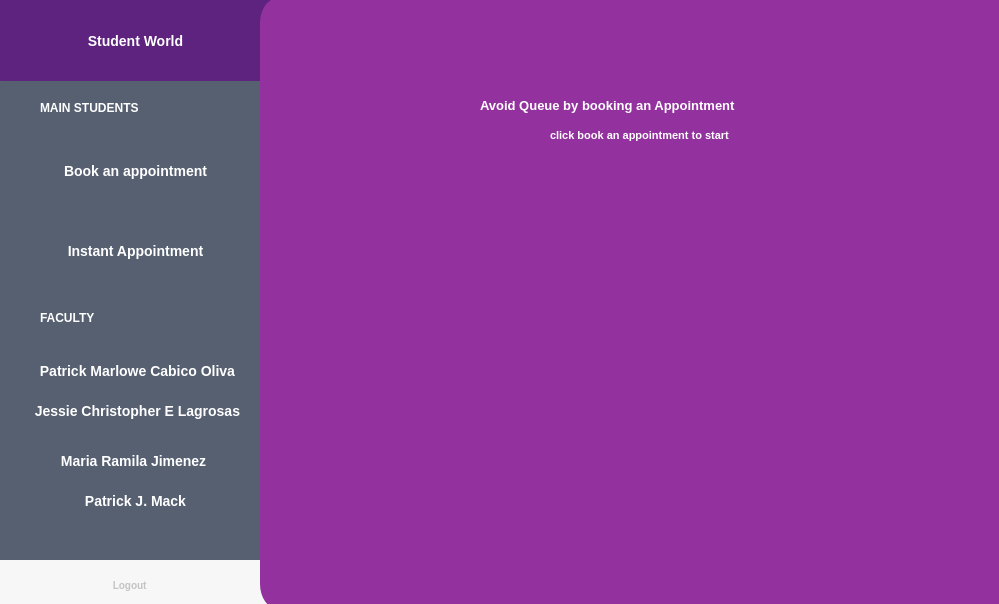
<?xml version="1.0" encoding="UTF-8"?>
<ui version="4.0">
 <class>Dialog</class>
 <widget class="QDialog" name="Dialog">
  <property name="geometry">
   <rect>
    <x>0</x>
    <y>0</y>
    <width>999</width>
    <height>604</height>
   </rect>
  </property>
  <property name="windowTitle">
   <string>Dialog</string>
  </property>
  <property name="styleSheet">
   <string notr="true">QLabel {
	
	background-color: rgb(86, 96, 113);
color: rgb(114, 1, 160);
}

QDialog {
	
	background-color: rgb(147, 50, 158);

}

QLineEdit {

border:2px solid rgb(221, 221, 221);
	background-color: rgb(252, 252, 252);
border-radius: bold 10px;
	color: rgb(0, 0, 0);
padding-left:45px;
}

QLineEdit:hover {
border: 1px solid rgb(85, 85, 127);
}

QPushButton {
 
	color: rgb(255, 255, 255);
		background-color: rgb(86, 96, 113);
	
border: 0px solid;
border-radius : 1px;
font: bold 14px;
}

QPushButton:hover {
	
	background-color: rgb(249, 168, 38);
	
	color: rgb(255, 255, 255);
}

QComboBox {
border:2px solid rgb(221, 221, 221);
	background-color: rgb(252, 252, 252);
border-radius: bold 10px;
padding-left:40px;
color:black;

}

QGroupBox {

	background-color: rgb(86, 96, 113);
border:0px solid;
}
</string>
  </property>
  <widget class="QStackedWidget" name="stackedWidget">
   <property name="geometry">
    <rect>
     <x>270</x>
     <y>30</y>
     <width>731</width>
     <height>551</height>
    </rect>
   </property>
   <property name="font">
    <font>
     <family>Nirmala UI</family>
     <pointsize>14</pointsize>
     <weight>75</weight>
     <bold>true</bold>
    </font>
   </property>
   <property name="styleSheet">
    <string notr="true">QStackedWidget {

border:0px;
border-radius:18px solid;


}

QLabel {
	color: rgb(255, 255, 255);
	background-color: rgb(147, 50, 158);

}
QPushButton {
border: 0px;
border-radius: 20px solid;

padding-left: -60px;

}</string>
   </property>
   <property name="currentIndex">
    <number>0</number>
   </property>
   <widget class="QWidget" name="home1">
    <widget class="QLabel" name="label_6">
     <property name="geometry">
      <rect>
       <x>210</x>
       <y>60</y>
       <width>341</width>
       <height>31</height>
      </rect>
     </property>
     <property name="font">
      <font>
       <family>Nirmala UI</family>
       <pointsize>10</pointsize>
       <weight>75</weight>
       <bold>true</bold>
      </font>
     </property>
     <property name="text">
      <string>Avoid Queue by booking an Appointment</string>
     </property>
    </widget>
    <widget class="QLabel" name="label_7">
     <property name="geometry">
      <rect>
       <x>280</x>
       <y>90</y>
       <width>221</width>
       <height>31</height>
      </rect>
     </property>
     <property name="font">
      <font>
       <family>Nirmala UI</family>
       <pointsize>8</pointsize>
       <weight>75</weight>
       <bold>true</bold>
      </font>
     </property>
     <property name="text">
      <string>click book an appointment to start</string>
     </property>
    </widget>
    <widget class="QLabel" name="label_5">
     <property name="geometry">
      <rect>
       <x>30</x>
       <y>130</y>
       <width>751</width>
       <height>421</height>
      </rect>
     </property>
     <property name="styleSheet">
      <string notr="true">background-color: rgba(0,0,0,0%);</string>
     </property>
     <property name="text">
      <string/>
     </property>
     <property name="pixmap">
      <pixmap>photos/Que.svg</pixmap>
     </property>
     <property name="scaledContents">
      <bool>true</bool>
     </property>
    </widget>
   </widget>
   <widget class="QWidget" name="booking2">
    <property name="styleSheet">
     <string notr="true"/>
    </property>
    <widget class="QPushButton" name="oliva_buttn">
     <property name="geometry">
      <rect>
       <x>30</x>
       <y>160</y>
       <width>221</width>
       <height>81</height>
      </rect>
     </property>
     <property name="font">
      <font>
       <pointsize>-1</pointsize>
       <weight>75</weight>
       <italic>false</italic>
       <bold>true</bold>
      </font>
     </property>
     <property name="layoutDirection">
      <enum>Qt::LeftToRight</enum>
     </property>
     <property name="styleSheet">
      <string notr="true"/>
     </property>
     <property name="text">
      <string>    Oliva</string>
     </property>
     <property name="icon">
      <iconset>
       <normaloff>photos/7.svg</normaloff>photos/7.svg</iconset>
     </property>
     <property name="iconSize">
      <size>
       <width>150</width>
       <height>190</height>
      </size>
     </property>
     <property name="shortcut">
      <string notr="true"/>
     </property>
    </widget>
    <widget class="QPushButton" name="jimenez_buttn">
     <property name="geometry">
      <rect>
       <x>30</x>
       <y>70</y>
       <width>221</width>
       <height>81</height>
      </rect>
     </property>
     <property name="font">
      <font>
       <pointsize>-1</pointsize>
       <weight>75</weight>
       <italic>false</italic>
       <bold>true</bold>
      </font>
     </property>
     <property name="layoutDirection">
      <enum>Qt::LeftToRight</enum>
     </property>
     <property name="styleSheet">
      <string notr="true"/>
     </property>
     <property name="text">
      <string>Jimenez</string>
     </property>
     <property name="icon">
      <iconset>
       <normaloff>photos/4.svg</normaloff>photos/4.svg</iconset>
     </property>
     <property name="iconSize">
      <size>
       <width>150</width>
       <height>190</height>
      </size>
     </property>
     <property name="shortcut">
      <string notr="true"/>
     </property>
    </widget>
    <widget class="QPushButton" name="lagrosas_buttn">
     <property name="geometry">
      <rect>
       <x>30</x>
       <y>250</y>
       <width>221</width>
       <height>81</height>
      </rect>
     </property>
     <property name="font">
      <font>
       <pointsize>-1</pointsize>
       <weight>75</weight>
       <italic>false</italic>
       <bold>true</bold>
      </font>
     </property>
     <property name="layoutDirection">
      <enum>Qt::LeftToRight</enum>
     </property>
     <property name="styleSheet">
      <string notr="true"/>
     </property>
     <property name="text">
      <string>Lagrosas</string>
     </property>
     <property name="icon">
      <iconset>
       <normaloff>photos/6.svg</normaloff>photos/6.svg</iconset>
     </property>
     <property name="iconSize">
      <size>
       <width>150</width>
       <height>190</height>
      </size>
     </property>
     <property name="shortcut">
      <string notr="true"/>
     </property>
    </widget>
    <widget class="QPushButton" name="mack_buttn">
     <property name="geometry">
      <rect>
       <x>30</x>
       <y>340</y>
       <width>221</width>
       <height>81</height>
      </rect>
     </property>
     <property name="font">
      <font>
       <pointsize>-1</pointsize>
       <weight>75</weight>
       <italic>false</italic>
       <bold>true</bold>
      </font>
     </property>
     <property name="layoutDirection">
      <enum>Qt::LeftToRight</enum>
     </property>
     <property name="styleSheet">
      <string notr="true"/>
     </property>
     <property name="text">
      <string>        Mack</string>
     </property>
     <property name="icon">
      <iconset>
       <normaloff>photos/mack.svg</normaloff>photos/mack.svg</iconset>
     </property>
     <property name="iconSize">
      <size>
       <width>150</width>
       <height>190</height>
      </size>
     </property>
     <property name="shortcut">
      <string notr="true"/>
     </property>
    </widget>
    <widget class="QLabel" name="label_4">
     <property name="geometry">
      <rect>
       <x>140</x>
       <y>40</y>
       <width>671</width>
       <height>391</height>
      </rect>
     </property>
     <property name="text">
      <string/>
     </property>
     <property name="pixmap">
      <pixmap>photos/prof.svg</pixmap>
     </property>
     <property name="scaledContents">
      <bool>true</bool>
     </property>
    </widget>
    <widget class="QLabel" name="label_8">
     <property name="geometry">
      <rect>
       <x>320</x>
       <y>110</y>
       <width>351</width>
       <height>41</height>
      </rect>
     </property>
     <property name="font">
      <font>
       <family>Nirmala UI</family>
       <pointsize>16</pointsize>
       <weight>75</weight>
       <bold>true</bold>
      </font>
     </property>
     <property name="styleSheet">
      <string notr="true">background-color: rgba(0,0,0,0%);
color: rgb(63, 36, 98);</string>
     </property>
     <property name="text">
      <string>CHOOSE YOUR PROFESSOR</string>
     </property>
    </widget>
    <zorder>label_4</zorder>
    <zorder>mack_buttn</zorder>
    <zorder>lagrosas_buttn</zorder>
    <zorder>oliva_buttn</zorder>
    <zorder>jimenez_buttn</zorder>
    <zorder>label_8</zorder>
   </widget>
   <widget class="QWidget" name="instant">
    <widget class="QPushButton" name="oliva_instantbttn">
     <property name="geometry">
      <rect>
       <x>20</x>
       <y>220</y>
       <width>271</width>
       <height>81</height>
      </rect>
     </property>
     <property name="font">
      <font>
       <pointsize>-1</pointsize>
       <weight>75</weight>
       <italic>false</italic>
       <bold>true</bold>
      </font>
     </property>
     <property name="layoutDirection">
      <enum>Qt::LeftToRight</enum>
     </property>
     <property name="styleSheet">
      <string notr="true"/>
     </property>
     <property name="text">
      <string>    Oliva</string>
     </property>
     <property name="icon">
      <iconset>
       <normaloff>photos/7.svg</normaloff>photos/7.svg</iconset>
     </property>
     <property name="iconSize">
      <size>
       <width>150</width>
       <height>190</height>
      </size>
     </property>
     <property name="shortcut">
      <string notr="true"/>
     </property>
    </widget>
    <widget class="QPushButton" name="lagrosas_instantbuttn">
     <property name="geometry">
      <rect>
       <x>20</x>
       <y>130</y>
       <width>271</width>
       <height>81</height>
      </rect>
     </property>
     <property name="font">
      <font>
       <pointsize>-1</pointsize>
       <weight>75</weight>
       <italic>false</italic>
       <bold>true</bold>
      </font>
     </property>
     <property name="layoutDirection">
      <enum>Qt::LeftToRight</enum>
     </property>
     <property name="styleSheet">
      <string notr="true"/>
     </property>
     <property name="text">
      <string>Lagrosas</string>
     </property>
     <property name="icon">
      <iconset>
       <normaloff>photos/6.svg</normaloff>photos/6.svg</iconset>
     </property>
     <property name="iconSize">
      <size>
       <width>150</width>
       <height>190</height>
      </size>
     </property>
     <property name="shortcut">
      <string notr="true"/>
     </property>
     <property name="autoRepeatDelay">
      <number>307</number>
     </property>
    </widget>
    <widget class="QGroupBox" name="nowserving">
     <property name="geometry">
      <rect>
       <x>320</x>
       <y>140</y>
       <width>391</width>
       <height>321</height>
      </rect>
     </property>
     <property name="styleSheet">
      <string notr="true">
QGroupBox {
	background-color: rgb(86, 96, 113);
border-radius : 18px;
border:0px;
}</string>
     </property>
     <property name="title">
      <string/>
     </property>
     <widget class="QLabel" name="label_35">
      <property name="geometry">
       <rect>
        <x>40</x>
        <y>30</y>
        <width>301</width>
        <height>61</height>
       </rect>
      </property>
      <property name="font">
       <font>
        <pointsize>24</pointsize>
        <weight>75</weight>
        <bold>true</bold>
       </font>
      </property>
      <property name="styleSheet">
       <string notr="true">background-color: rgba(0,0,0,0%);
color: rgb(249, 168, 38);</string>
      </property>
      <property name="text">
       <string>NOW SERVING</string>
      </property>
     </widget>
     <widget class="QWidget" name="verticalLayoutWidget_7">
      <property name="geometry">
       <rect>
        <x>120</x>
        <y>180</y>
        <width>151</width>
        <height>101</height>
       </rect>
      </property>
      <layout class="QVBoxLayout" name="verticalLayout_7">
       <item>
        <widget class="QLabel" name="Time_label_8">
         <property name="font">
          <font>
           <family>Nirmala UI</family>
           <pointsize>22</pointsize>
           <weight>75</weight>
           <bold>true</bold>
          </font>
         </property>
         <property name="styleSheet">
          <string notr="true">color: white;
background-color: rgba(0,0,0,0%);</string>
         </property>
         <property name="text">
          <string>Yelo Kit</string>
         </property>
        </widget>
       </item>
       <item>
        <widget class="QLabel" name="date_label_8">
         <property name="sizePolicy">
          <sizepolicy hsizetype="Preferred" vsizetype="Preferred">
           <horstretch>2</horstretch>
           <verstretch>0</verstretch>
          </sizepolicy>
         </property>
         <property name="font">
          <font>
           <family>Nirmala UI</family>
           <pointsize>10</pointsize>
           <weight>50</weight>
           <bold>false</bold>
          </font>
         </property>
         <property name="layoutDirection">
          <enum>Qt::RightToLeft</enum>
         </property>
         <property name="styleSheet">
          <string notr="true">color: white;
background-color: rgba(0,0,0,0%);</string>
         </property>
         <property name="text">
          <string>Clearance</string>
         </property>
        </widget>
       </item>
      </layout>
     </widget>
     <widget class="QLabel" name="label_36">
      <property name="geometry">
       <rect>
        <x>180</x>
        <y>100</y>
        <width>41</width>
        <height>61</height>
       </rect>
      </property>
      <property name="font">
       <font>
        <pointsize>22</pointsize>
        <weight>75</weight>
        <bold>true</bold>
       </font>
      </property>
      <property name="styleSheet">
       <string notr="true">background-color: rgba(0,0,0,0%);
color: rgb(249, 168, 38);</string>
      </property>
      <property name="text">
       <string>1</string>
      </property>
     </widget>
    </widget>
    <widget class="QGroupBox" name="realtimeclock">
     <property name="geometry">
      <rect>
       <x>400</x>
       <y>20</y>
       <width>321</width>
       <height>61</height>
      </rect>
     </property>
     <property name="styleSheet">
      <string notr="true">
QGroupBox {
	background-color: rgb(240, 240, 240);
border-radius : 18px;
border:0px;
}</string>
     </property>
     <property name="title">
      <string/>
     </property>
     <widget class="QLabel" name="date_label_4">
      <property name="geometry">
       <rect>
        <x>170</x>
        <y>40</y>
        <width>211</width>
        <height>21</height>
       </rect>
      </property>
      <property name="font">
       <font>
        <family>Nirmala UI</family>
        <pointsize>8</pointsize>
        <weight>50</weight>
        <bold>false</bold>
       </font>
      </property>
      <property name="styleSheet">
       <string notr="true">background-color: rgb(249, 168, 38);
color: rgb(249, 168, 38);
background-color: rgba(0,0,0,0%);</string>
      </property>
      <property name="text">
       <string>Tuesday May 17, 2021</string>
      </property>
     </widget>
     <widget class="QLabel" name="Time_label_4">
      <property name="geometry">
       <rect>
        <x>150</x>
        <y>10</y>
        <width>211</width>
        <height>31</height>
       </rect>
      </property>
      <property name="font">
       <font>
        <family>Nirmala UI</family>
        <pointsize>18</pointsize>
        <weight>50</weight>
        <bold>false</bold>
       </font>
      </property>
      <property name="styleSheet">
       <string notr="true">background-color: rgb(249, 168, 38);
background-color: rgba(0,0,0,0%);
color: rgb(249, 168, 38);</string>
      </property>
      <property name="text">
       <string>12:18:30 AM</string>
      </property>
     </widget>
     <widget class="QLabel" name="label_37">
      <property name="geometry">
       <rect>
        <x>10</x>
        <y>0</y>
        <width>141</width>
        <height>61</height>
       </rect>
      </property>
      <property name="font">
       <font>
        <pointsize>14</pointsize>
        <weight>75</weight>
        <bold>true</bold>
       </font>
      </property>
      <property name="styleSheet">
       <string notr="true">background-color: rgba(0,0,0,0%);
color: rgb(249, 168, 38);</string>
      </property>
      <property name="text">
       <string>On Queue</string>
      </property>
     </widget>
    </widget>
    <widget class="QLabel" name="label_10">
     <property name="geometry">
      <rect>
       <x>40</x>
       <y>70</y>
       <width>241</width>
       <height>41</height>
      </rect>
     </property>
     <property name="font">
      <font>
       <family>Nirmala UI</family>
       <pointsize>11</pointsize>
       <weight>75</weight>
       <bold>true</bold>
      </font>
     </property>
     <property name="styleSheet">
      <string notr="true">background-color: rgba(0,0,0,0%);
color: rgb(63, 36, 98);</string>
     </property>
     <property name="text">
      <string>Get your priority number</string>
     </property>
    </widget>
   </widget>
  </widget>
  <widget class="QGroupBox" name="groupBox">
   <property name="geometry">
    <rect>
     <x>0</x>
     <y>80</y>
     <width>271</width>
     <height>531</height>
    </rect>
   </property>
   <property name="title">
    <string/>
   </property>
   <widget class="QPushButton" name="booking_buttn">
    <property name="geometry">
     <rect>
      <x>0</x>
      <y>60</y>
      <width>271</width>
      <height>61</height>
     </rect>
    </property>
    <property name="font">
     <font>
      <pointsize>-1</pointsize>
      <weight>75</weight>
      <italic>false</italic>
      <bold>true</bold>
     </font>
    </property>
    <property name="styleSheet">
     <string notr="true"/>
    </property>
    <property name="text">
     <string>Book an appointment</string>
    </property>
   </widget>
   <widget class="QLabel" name="label_3">
    <property name="geometry">
     <rect>
      <x>40</x>
      <y>230</y>
      <width>101</width>
      <height>16</height>
     </rect>
    </property>
    <property name="font">
     <font>
      <family>Nirmala UI</family>
      <weight>75</weight>
      <bold>true</bold>
     </font>
    </property>
    <property name="styleSheet">
     <string notr="true">background-color: rgba(0,0,0,0%);
color:white;</string>
    </property>
    <property name="text">
     <string>FACULTY</string>
    </property>
   </widget>
   <widget class="QLabel" name="label">
    <property name="geometry">
     <rect>
      <x>40</x>
      <y>20</y>
      <width>111</width>
      <height>16</height>
     </rect>
    </property>
    <property name="font">
     <font>
      <family>Nirmala UI</family>
      <weight>75</weight>
      <bold>true</bold>
     </font>
    </property>
    <property name="styleSheet">
     <string notr="true">background-color: rgba(0,0,0,0%);
color:white;</string>
    </property>
    <property name="text">
     <string>MAIN STUDENTS</string>
    </property>
   </widget>
   <widget class="QPushButton" name="instant_buttn">
    <property name="geometry">
     <rect>
      <x>0</x>
      <y>140</y>
      <width>271</width>
      <height>61</height>
     </rect>
    </property>
    <property name="font">
     <font>
      <pointsize>-1</pointsize>
      <weight>75</weight>
      <italic>false</italic>
      <bold>true</bold>
     </font>
    </property>
    <property name="styleSheet">
     <string notr="true"/>
    </property>
    <property name="text">
     <string>Instant Appointment</string>
    </property>
   </widget>
   <widget class="QPushButton" name="patrick_buttn">
    <property name="geometry">
     <rect>
      <x>0</x>
      <y>270</y>
      <width>271</width>
      <height>41</height>
     </rect>
    </property>
    <property name="font">
     <font>
      <pointsize>-1</pointsize>
      <weight>75</weight>
      <italic>false</italic>
      <bold>true</bold>
     </font>
    </property>
    <property name="styleSheet">
     <string notr="true"/>
    </property>
    <property name="text">
     <string notr="true"> Patrick Marlowe Cabico Oliva</string>
    </property>
    <property name="icon">
     <iconset>
      <normaloff>photos/onlinecircle.svg</normaloff>photos/onlinecircle.svg</iconset>
    </property>
    <property name="iconSize">
     <size>
      <width>22</width>
      <height>20</height>
     </size>
    </property>
   </widget>
   <widget class="QPushButton" name="jessie_buttn">
    <property name="geometry">
     <rect>
      <x>0</x>
      <y>310</y>
      <width>271</width>
      <height>41</height>
     </rect>
    </property>
    <property name="font">
     <font>
      <pointsize>-1</pointsize>
      <weight>75</weight>
      <italic>false</italic>
      <bold>true</bold>
     </font>
    </property>
    <property name="styleSheet">
     <string notr="true"/>
    </property>
    <property name="text">
     <string notr="true"> Jessie Christopher E Lagrosas</string>
    </property>
    <property name="icon">
     <iconset>
      <normaloff>photos/onlinecircle.svg</normaloff>photos/onlinecircle.svg</iconset>
    </property>
    <property name="iconSize">
     <size>
      <width>22</width>
      <height>20</height>
     </size>
    </property>
   </widget>
   <widget class="QPushButton" name="maria_buttn">
    <property name="geometry">
     <rect>
      <x>0</x>
      <y>360</y>
      <width>271</width>
      <height>41</height>
     </rect>
    </property>
    <property name="font">
     <font>
      <pointsize>-1</pointsize>
      <weight>75</weight>
      <italic>false</italic>
      <bold>true</bold>
     </font>
    </property>
    <property name="styleSheet">
     <string notr="true"/>
    </property>
    <property name="text">
     <string notr="true">Maria Ramila Jimenez </string>
    </property>
    <property name="icon">
     <iconset>
      <normaloff>photos/not.svg</normaloff>photos/not.svg</iconset>
    </property>
    <property name="iconSize">
     <size>
      <width>22</width>
      <height>20</height>
     </size>
    </property>
   </widget>
   <widget class="QPushButton" name="patskie_buttn">
    <property name="geometry">
     <rect>
      <x>0</x>
      <y>400</y>
      <width>271</width>
      <height>41</height>
     </rect>
    </property>
    <property name="font">
     <font>
      <pointsize>-1</pointsize>
      <weight>75</weight>
      <italic>false</italic>
      <bold>true</bold>
     </font>
    </property>
    <property name="styleSheet">
     <string notr="true"/>
    </property>
    <property name="text">
     <string notr="true">Patrick J. Mack</string>
    </property>
    <property name="icon">
     <iconset>
      <normaloff>photos/away.svg</normaloff>photos/away.svg</iconset>
    </property>
    <property name="iconSize">
     <size>
      <width>22</width>
      <height>20</height>
     </size>
    </property>
   </widget>
   <widget class="QPushButton" name="logout_buttn">
    <property name="geometry">
     <rect>
      <x>-20</x>
      <y>480</y>
      <width>291</width>
      <height>51</height>
     </rect>
    </property>
    <property name="font">
     <font>
      <pointsize>-1</pointsize>
      <weight>75</weight>
      <italic>false</italic>
      <bold>true</bold>
     </font>
    </property>
    <property name="styleSheet">
     <string notr="true">QPushButton {
	color: rgb(196, 196, 196);
	background-color: rgb(247, 247, 247);
	
border: 0px solid;
border-radius : 1px;
font: bold 10px;
}

QPushButton:hover {
	
	background-color: rgb(249, 168, 38);
	
	color: rgb(255, 255, 255);
}
</string>
    </property>
    <property name="text">
     <string>   Logout</string>
    </property>
    <property name="icon">
     <iconset>
      <normaloff>photos/logout.svg</normaloff>photos/logout.svg</iconset>
    </property>
   </widget>
  </widget>
  <widget class="QPushButton" name="home_buttn">
   <property name="geometry">
    <rect>
     <x>0</x>
     <y>0</y>
     <width>271</width>
     <height>81</height>
    </rect>
   </property>
   <property name="font">
    <font>
     <pointsize>-1</pointsize>
     <weight>75</weight>
     <italic>false</italic>
     <bold>true</bold>
    </font>
   </property>
   <property name="styleSheet">
    <string notr="true">QPushButton {
background-color: rgb(94, 34, 127);
}
QPushButton:hover {
	
	background-color: rgb(116, 42, 158);
	
	color: rgb(255, 255, 255);
}
</string>
   </property>
   <property name="text">
    <string>Student World</string>
   </property>
  </widget>
  <widget class="QLabel" name="label_2">
   <property name="geometry">
    <rect>
     <x>260</x>
     <y>-2</y>
     <width>756</width>
     <height>611</height>
    </rect>
   </property>
   <property name="styleSheet">
    <string notr="true">background-color: rgb(147, 50, 158);
border-radius:18px solid;
border:0px;</string>
   </property>
   <property name="text">
    <string/>
   </property>
  </widget>
  <zorder>groupBox</zorder>
  <zorder>home_buttn</zorder>
  <zorder>label_2</zorder>
  <zorder>stackedWidget</zorder>
 </widget>
 <resources/>
 <connections/>
</ui>
